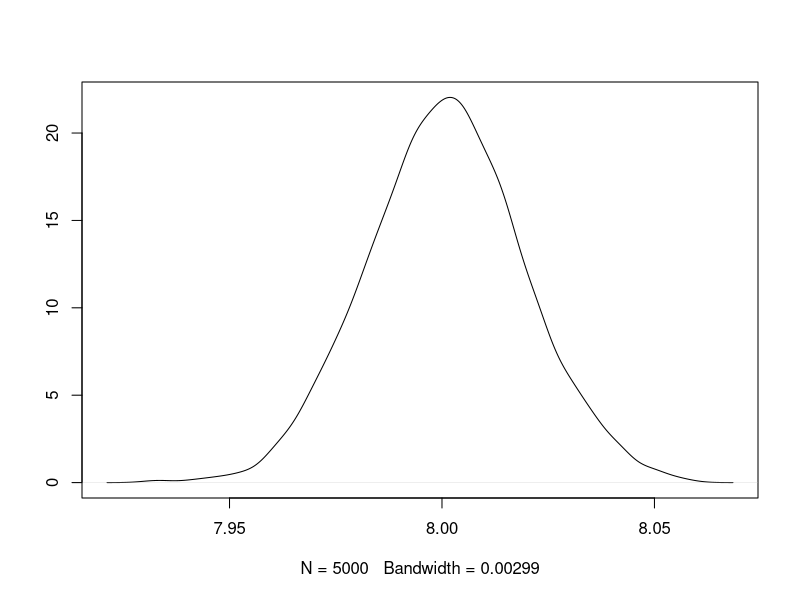

Source code (R):
## ---- chunk 1
knitr::opts_chunk$set(echo = TRUE)
## ---- chunk 2
set.seed(2020)
n<-4000
df<-data.frame(
  id=1:n,
  sex=sample(c('h','m','o'), n, replace = T),
  edad=floor(runif(n, min=17, max=27)),
  carrera=sample(c('eco','cpol','ri','derecho','conta','mat'), n, replace = T),
  prom=runif(n, 6, 10)
)
head(df)
## ---- chunk 3
with(df, mean(prom))
## ---- chunk 4
means<-NULL
## ---- chunk 5
means<-NULL #Vector vacio
num.reps<-5000 # # de repeticiones
for (i in 1:num.reps) {
  df<-data.frame(
  id=1:n,
  sex=sample(c('h','m','o'), n, replace = T),
  edad=floor(runif(n, min=17, max=27)),
  carrera=sample(c('eco','cpol','ri','derecho','conta','mat'), n, replace = T),
  prom=runif(n, 6, 10)) #Creamos el df
  means[i]<-with(df, mean(prom)) #Guardamos en el vector
}
## ---- chunk 6
(plot(density(means),
      ylab='',
      main = ''))
## ---- chunk 7
data('mtcars')
str(mtcars)
## ---- chunk 8
data(mtcars)
for (i in c('mpg','hp','qsec','cyl')) {
  print(mean(mtcars[[i]]))
}
## ---- chunk 9
library(stringr)
## ---- chunk 10
data(mtcars)
for (i in c('mpg','hp','qsec','cyl')) {
  print(str_c('El promedio de ',i ,' es ', mean(mtcars[[i]])))
}
## ---- chunk 11
if(2>0){
  print('Hola')
}
## ---- chunk 12
if(2==0){
  print('Hola')
}
## ---- chunk 13
a<-rnorm(1, mean=0, sd=1)
if(a>0){
  print('Hola')
} else {
  print('Adiós ')
}
## ---- chunk 14
for (i in 57:65) {
  if(!i %%2){
    print(i)
    next
  }
}
## ---- chunk 15
for (i in 57:65) {
  if(!i %%2){
    print(i)
    break
  }
}

## ---- chunk 16
n<-4000
df<-data.frame(
  id=1:n,
  sex=sample(c('h','m','o'), n, replace = T),
  edad=floor(runif(n, min=17, max=27)),
  carrera=sample(c('eco','cpol','ri','derecho','conta','mat'), n, replace = T),
  prom=runif(n, 6, 10)
)
## ---- chunk 17
career.mean<-function(data_frame){
  career_mean<-NULL
  for (i in df$carrera ) {
  career_mean[i]<-with(subset(df, carrera==i), mean(prom))
  }
  return(career_mean)
}

career.mean(df)
## ---- chunk 18
potencia<- function(x, y=2) {
  result<-x^y
  return(result)
}

potencia(2,2); potencia(2,4)
